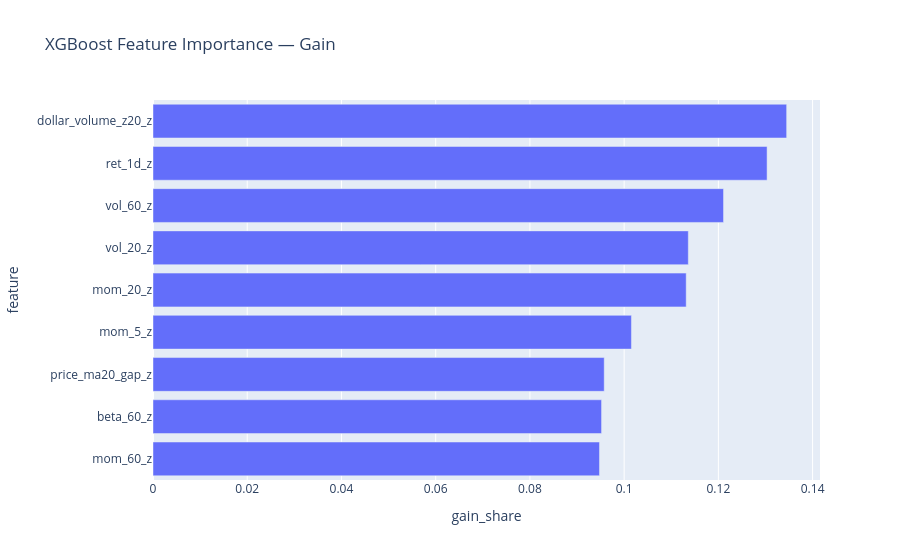

The code cell stored with this chart in its notebook:
### Code cell
# Plot the feature importance
fig = px.bar(
    importance.sort_values("gain_share"),
    x="gain_share",
    y="feature",
    orientation="h",
    title="XGBoost Feature Importance — Gain",
)

fig.show()

### Figure 1 — Plotly figure (JSON) as saved in the notebook; plotly's stock layout.template omitted (floating-point values rounded to 4 significant figures)
{"data": [{"hovertemplate": "gain_share=%{x}<br>feature=%{y}<extra></extra>", "legendgroup": "", "marker": {"color": "#636efa", "pattern": {"shape": ""}}, "name": "", "orientation": "h", "showlegend": false, "textposition": "auto", "type": "bar", "x": [0.09476, 0.09521, 0.09577, 0.1015, 0.1132, 0.1136, 0.1211, 0.1303, 0.1345], "xaxis": "x", "y": ["mom_60_z", "beta_60_z", "price_ma20_gap_z", "mom_5_z", "mom_20_z", "vol_20_z", "vol_60_z", "ret_1d_z", "dollar_volume_z20_z"], "yaxis": "y"}], "layout": {"barmode": "relative", "legend": {"tracegroupgap": 0}, "title": {"text": "XGBoost Feature Importance — Gain"}, "xaxis": {"anchor": "y", "domain": [0, 1], "title": {"text": "gain_share"}}, "yaxis": {"anchor": "x", "domain": [0, 1], "title": {"text": "feature"}}}}
